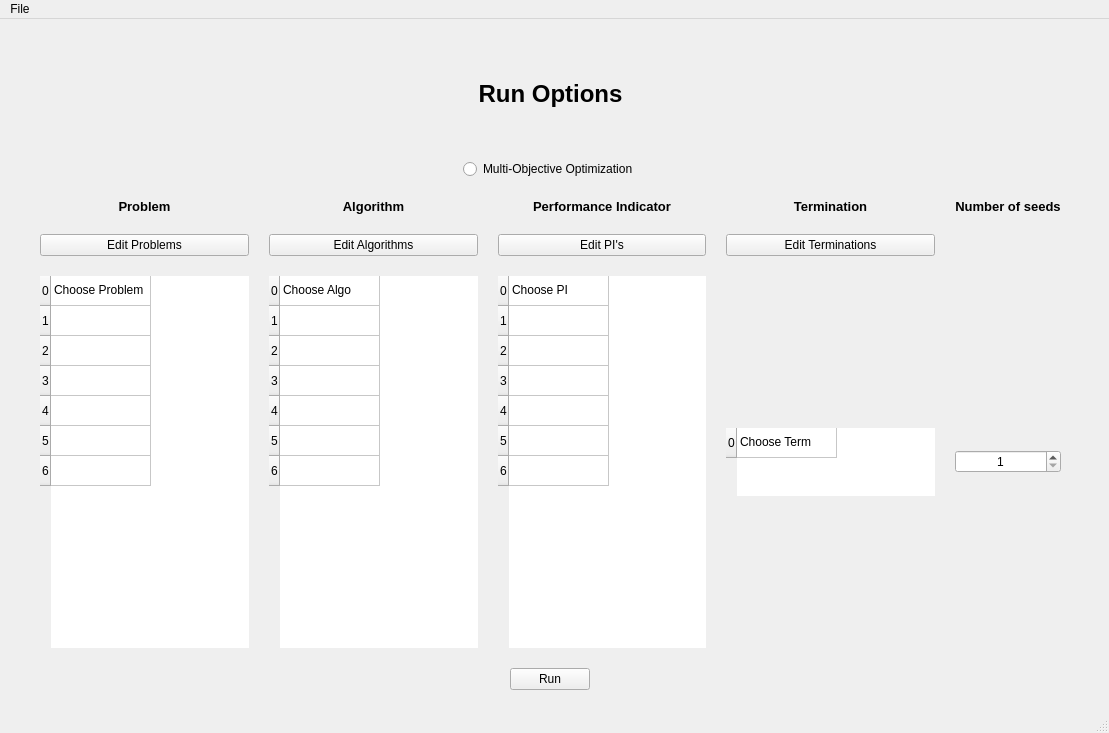
<?xml version="1.0" encoding="UTF-8"?>
<ui version="4.0">
 <class>MainWindow</class>
 <widget class="QMainWindow" name="MainWindow">
  <property name="geometry">
   <rect>
    <x>0</x>
    <y>0</y>
    <width>1109</width>
    <height>733</height>
   </rect>
  </property>
  <property name="windowTitle">
   <string>MainWindow</string>
  </property>
  <property name="tabShape">
   <enum>QTabWidget::Rounded</enum>
  </property>
  <property name="unifiedTitleAndToolBarOnMac">
   <bool>false</bool>
  </property>
  <widget class="QWidget" name="centralwidget">
   <property name="layoutDirection">
    <enum>Qt::LeftToRight</enum>
   </property>
   <property name="autoFillBackground">
    <bool>true</bool>
   </property>
   <widget class="QWidget" name="verticalLayoutWidget">
    <property name="geometry">
     <rect>
      <x>40</x>
      <y>30</y>
      <width>1021</width>
      <height>641</height>
     </rect>
    </property>
    <layout class="QVBoxLayout" name="verticalLayout" stretch="1,1,5,1">
     <property name="spacing">
      <number>20</number>
     </property>
     <item>
      <widget class="QLabel" name="label_6">
       <property name="font">
        <font>
         <pointsize>18</pointsize>
         <weight>75</weight>
         <bold>true</bold>
        </font>
       </property>
       <property name="text">
        <string>Run Options</string>
       </property>
       <property name="textFormat">
        <enum>Qt::AutoText</enum>
       </property>
       <property name="scaledContents">
        <bool>false</bool>
       </property>
       <property name="alignment">
        <set>Qt::AlignCenter</set>
       </property>
      </widget>
     </item>
     <item alignment="Qt::AlignHCenter">
      <widget class="QRadioButton" name="radioButton_moo">
       <property name="text">
        <string>Multi-Objective Optimization</string>
       </property>
      </widget>
     </item>
     <item>
      <layout class="QGridLayout" name="gridLayout">
       <item row="3" column="3" alignment="Qt::AlignVCenter">
        <widget class="QTableWidget" name="tableWidget_run_term">
         <property name="layoutDirection">
          <enum>Qt::LeftToRight</enum>
         </property>
         <property name="autoFillBackground">
          <bool>false</bool>
         </property>
         <property name="frameShape">
          <enum>QFrame::NoFrame</enum>
         </property>
         <property name="frameShadow">
          <enum>QFrame::Plain</enum>
         </property>
         <property name="lineWidth">
          <number>0</number>
         </property>
         <property name="midLineWidth">
          <number>0</number>
         </property>
         <property name="verticalScrollBarPolicy">
          <enum>Qt::ScrollBarAsNeeded</enum>
         </property>
         <property name="horizontalScrollBarPolicy">
          <enum>Qt::ScrollBarAsNeeded</enum>
         </property>
         <property name="sizeAdjustPolicy">
          <enum>QAbstractScrollArea::AdjustToContents</enum>
         </property>
         <property name="wordWrap">
          <bool>true</bool>
         </property>
         <attribute name="horizontalHeaderVisible">
          <bool>false</bool>
         </attribute>
         <attribute name="verticalHeaderVisible">
          <bool>true</bool>
         </attribute>
         <row>
          <property name="text">
           <string>0</string>
          </property>
         </row>
         <column>
          <property name="text">
           <string>0</string>
          </property>
         </column>
         <item row="0" column="0">
          <property name="text">
           <string>Choose Term</string>
          </property>
         </item>
        </widget>
       </item>
       <item row="3" column="1">
        <widget class="QTableWidget" name="tableWidget_run_algo">
         <property name="layoutDirection">
          <enum>Qt::LeftToRight</enum>
         </property>
         <property name="autoFillBackground">
          <bool>false</bool>
         </property>
         <property name="frameShape">
          <enum>QFrame::NoFrame</enum>
         </property>
         <property name="frameShadow">
          <enum>QFrame::Plain</enum>
         </property>
         <property name="lineWidth">
          <number>0</number>
         </property>
         <property name="midLineWidth">
          <number>0</number>
         </property>
         <property name="verticalScrollBarPolicy">
          <enum>Qt::ScrollBarAsNeeded</enum>
         </property>
         <property name="horizontalScrollBarPolicy">
          <enum>Qt::ScrollBarAsNeeded</enum>
         </property>
         <property name="sizeAdjustPolicy">
          <enum>QAbstractScrollArea::AdjustToContents</enum>
         </property>
         <property name="wordWrap">
          <bool>true</bool>
         </property>
         <attribute name="horizontalHeaderVisible">
          <bool>false</bool>
         </attribute>
         <attribute name="verticalHeaderVisible">
          <bool>true</bool>
         </attribute>
         <row>
          <property name="text">
           <string>0</string>
          </property>
         </row>
         <row>
          <property name="text">
           <string>1</string>
          </property>
         </row>
         <row>
          <property name="text">
           <string>2</string>
          </property>
         </row>
         <row>
          <property name="text">
           <string>3</string>
          </property>
         </row>
         <row>
          <property name="text">
           <string>4</string>
          </property>
         </row>
         <row>
          <property name="text">
           <string>5</string>
          </property>
         </row>
         <row>
          <property name="text">
           <string>6</string>
          </property>
         </row>
         <column>
          <property name="text">
           <string>0</string>
          </property>
         </column>
         <item row="0" column="0">
          <property name="text">
           <string>Choose Algo</string>
          </property>
         </item>
        </widget>
       </item>
       <item row="1" column="1">
        <widget class="QPushButton" name="pushButton_edit_algo">
         <property name="text">
          <string>Edit Algorithms</string>
         </property>
        </widget>
       </item>
       <item row="0" column="0">
        <widget class="QLabel" name="label_3">
         <property name="font">
          <font>
           <pointsize>10</pointsize>
           <weight>75</weight>
           <bold>true</bold>
          </font>
         </property>
         <property name="text">
          <string>Problem</string>
         </property>
         <property name="alignment">
          <set>Qt::AlignCenter</set>
         </property>
         <property name="wordWrap">
          <bool>true</bool>
         </property>
        </widget>
       </item>
       <item row="1" column="0">
        <widget class="QPushButton" name="pushButton_edit_prob">
         <property name="text">
          <string>Edit Problems</string>
         </property>
        </widget>
       </item>
       <item row="0" column="3">
        <widget class="QLabel" name="label_2">
         <property name="font">
          <font>
           <pointsize>10</pointsize>
           <weight>75</weight>
           <bold>true</bold>
          </font>
         </property>
         <property name="text">
          <string>Termination</string>
         </property>
         <property name="alignment">
          <set>Qt::AlignCenter</set>
         </property>
         <property name="wordWrap">
          <bool>true</bool>
         </property>
        </widget>
       </item>
       <item row="0" column="1">
        <widget class="QLabel" name="label_4">
         <property name="font">
          <font>
           <pointsize>10</pointsize>
           <weight>75</weight>
           <bold>true</bold>
          </font>
         </property>
         <property name="text">
          <string>Algorithm</string>
         </property>
         <property name="alignment">
          <set>Qt::AlignCenter</set>
         </property>
         <property name="wordWrap">
          <bool>true</bool>
         </property>
        </widget>
       </item>
       <item row="3" column="0">
        <widget class="QTableWidget" name="tableWidget_run_prob">
         <property name="layoutDirection">
          <enum>Qt::LeftToRight</enum>
         </property>
         <property name="autoFillBackground">
          <bool>false</bool>
         </property>
         <property name="frameShape">
          <enum>QFrame::NoFrame</enum>
         </property>
         <property name="frameShadow">
          <enum>QFrame::Plain</enum>
         </property>
         <property name="lineWidth">
          <number>0</number>
         </property>
         <property name="midLineWidth">
          <number>0</number>
         </property>
         <property name="verticalScrollBarPolicy">
          <enum>Qt::ScrollBarAsNeeded</enum>
         </property>
         <property name="horizontalScrollBarPolicy">
          <enum>Qt::ScrollBarAlwaysOff</enum>
         </property>
         <property name="sizeAdjustPolicy">
          <enum>QAbstractScrollArea::AdjustToContents</enum>
         </property>
         <property name="wordWrap">
          <bool>true</bool>
         </property>
         <attribute name="horizontalHeaderVisible">
          <bool>false</bool>
         </attribute>
         <attribute name="verticalHeaderVisible">
          <bool>true</bool>
         </attribute>
         <row>
          <property name="text">
           <string>0</string>
          </property>
         </row>
         <row>
          <property name="text">
           <string>1</string>
          </property>
         </row>
         <row>
          <property name="text">
           <string>2</string>
          </property>
         </row>
         <row>
          <property name="text">
           <string>3</string>
          </property>
         </row>
         <row>
          <property name="text">
           <string>4</string>
          </property>
         </row>
         <row>
          <property name="text">
           <string>5</string>
          </property>
         </row>
         <row>
          <property name="text">
           <string>6</string>
          </property>
         </row>
         <column>
          <property name="text">
           <string>0</string>
          </property>
         </column>
         <item row="0" column="0">
          <property name="text">
           <string>Choose Problem</string>
          </property>
         </item>
        </widget>
       </item>
       <item row="0" column="4">
        <widget class="QLabel" name="label">
         <property name="font">
          <font>
           <pointsize>10</pointsize>
           <weight>75</weight>
           <bold>true</bold>
          </font>
         </property>
         <property name="text">
          <string>Number of seeds</string>
         </property>
         <property name="alignment">
          <set>Qt::AlignCenter</set>
         </property>
         <property name="wordWrap">
          <bool>true</bool>
         </property>
        </widget>
       </item>
       <item row="0" column="2">
        <widget class="QLabel" name="label_5">
         <property name="font">
          <font>
           <pointsize>10</pointsize>
           <weight>75</weight>
           <bold>true</bold>
          </font>
         </property>
         <property name="text">
          <string>Performance Indicator</string>
         </property>
         <property name="alignment">
          <set>Qt::AlignCenter</set>
         </property>
         <property name="wordWrap">
          <bool>true</bool>
         </property>
        </widget>
       </item>
       <item row="1" column="2">
        <widget class="QPushButton" name="pushButton_edit_pi">
         <property name="text">
          <string>Edit PI's</string>
         </property>
        </widget>
       </item>
       <item row="1" column="3">
        <widget class="QPushButton" name="pushButton_edit_term">
         <property name="text">
          <string>Edit Terminations</string>
         </property>
        </widget>
       </item>
       <item row="3" column="4">
        <widget class="QSpinBox" name="SpinBox_n_seeds">
         <property name="alignment">
          <set>Qt::AlignCenter</set>
         </property>
         <property name="minimum">
          <number>1</number>
         </property>
        </widget>
       </item>
       <item row="3" column="2">
        <widget class="QTableWidget" name="tableWidget_run_pi">
         <property name="layoutDirection">
          <enum>Qt::LeftToRight</enum>
         </property>
         <property name="autoFillBackground">
          <bool>false</bool>
         </property>
         <property name="frameShape">
          <enum>QFrame::NoFrame</enum>
         </property>
         <property name="frameShadow">
          <enum>QFrame::Plain</enum>
         </property>
         <property name="lineWidth">
          <number>0</number>
         </property>
         <property name="midLineWidth">
          <number>0</number>
         </property>
         <property name="verticalScrollBarPolicy">
          <enum>Qt::ScrollBarAsNeeded</enum>
         </property>
         <property name="horizontalScrollBarPolicy">
          <enum>Qt::ScrollBarAsNeeded</enum>
         </property>
         <property name="sizeAdjustPolicy">
          <enum>QAbstractScrollArea::AdjustToContents</enum>
         </property>
         <property name="wordWrap">
          <bool>true</bool>
         </property>
         <attribute name="horizontalHeaderVisible">
          <bool>false</bool>
         </attribute>
         <attribute name="verticalHeaderVisible">
          <bool>true</bool>
         </attribute>
         <row>
          <property name="text">
           <string>0</string>
          </property>
         </row>
         <row>
          <property name="text">
           <string>1</string>
          </property>
         </row>
         <row>
          <property name="text">
           <string>2</string>
          </property>
         </row>
         <row>
          <property name="text">
           <string>3</string>
          </property>
         </row>
         <row>
          <property name="text">
           <string>4</string>
          </property>
         </row>
         <row>
          <property name="text">
           <string>5</string>
          </property>
         </row>
         <row>
          <property name="text">
           <string>6</string>
          </property>
         </row>
         <column>
          <property name="text">
           <string>0</string>
          </property>
         </column>
         <item row="0" column="0">
          <property name="text">
           <string>Choose PI</string>
          </property>
         </item>
        </widget>
       </item>
      </layout>
     </item>
     <item alignment="Qt::AlignHCenter">
      <widget class="QPushButton" name="PushButton_Run">
       <property name="maximumSize">
        <size>
         <width>100</width>
         <height>16777215</height>
        </size>
       </property>
       <property name="text">
        <string>Run</string>
       </property>
      </widget>
     </item>
    </layout>
   </widget>
  </widget>
  <widget class="QMenuBar" name="menubar">
   <property name="geometry">
    <rect>
     <x>0</x>
     <y>0</y>
     <width>1109</width>
     <height>26</height>
    </rect>
   </property>
   <widget class="QMenu" name="menuFile">
    <property name="title">
     <string>File</string>
    </property>
   </widget>
   <addaction name="menuFile"/>
  </widget>
  <widget class="QStatusBar" name="statusbar"/>
 </widget>
 <resources/>
 <connections/>
</ui>
